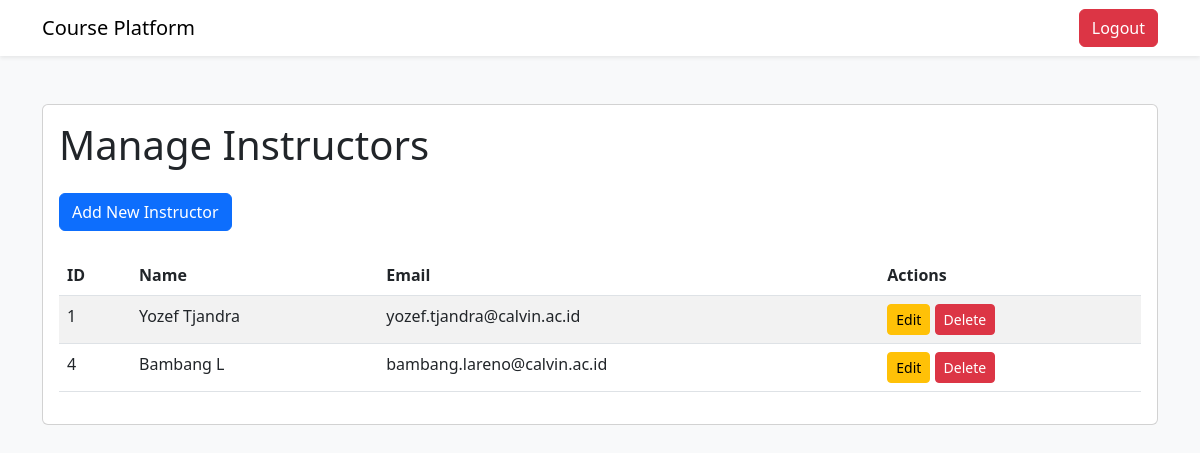
/admin/manage-instructors (signed in), run on an earlier commit of the app's database.
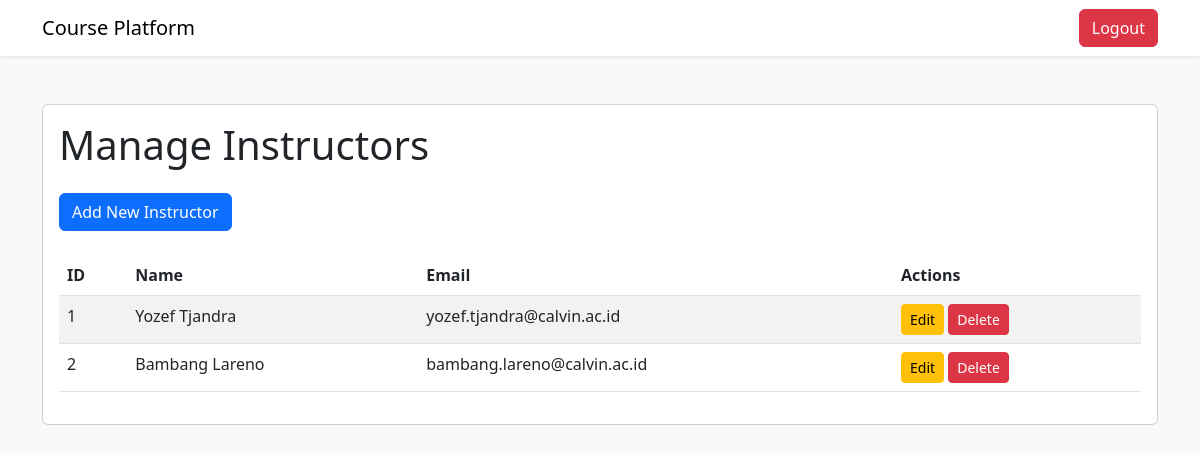
And on a later commit of the database.
### tables this page shows
CREATE TABLE instruktur (
                id_instruktur INTEGER PRIMARY KEY AUTOINCREMENT,
                nama_instruktur TEXT NOT NULL,
                email TEXT NOT NULL,
                password TEXT NOT NULL
            );

### features/auth.py (the view)
    def manage_instructors(self):
        if not session.get('email') and session.get('role') != 'admin':
            return redirect('/login_admin')
        instructors = query_db('SELECT * FROM instruktur')
        return render_template('manage_instructor_page.html', instructors=instructors)

### database.py (called while the page is built)
def get_db():
    db = getattr(g, '_database', None)
    if db is None:
        db = g._database = sqlite3.connect(DATABASE)
        db.row_factory = sqlite3.Row
    return db

def query_db(query, args=(), one=False):
    cur = get_db().execute(query, args)
    rv = cur.fetchall()
    cur.close()
    get_db().commit()
    return (rv[0] if rv else None) if one else rv

### templates/manage_instructor_page.html (shortened to what this page needs)
<!DOCTYPE html>
<html lang="en">
<head>
    <link href="https://cdn.jsdelivr.net/npm/bootstrap@5.3.0/dist/css/bootstrap.min.css" rel="stylesheet">
</head>
<body class="bg-light">
    <nav class="navbar navbar-expand-lg navbar-light bg-white shadow-sm">
        <div class="container">
            <a class="navbar-brand" href="/admin">Course Platform</a>
            <div class="d-flex">
                <a href="/logout" class="btn btn-danger">Logout</a>
            </div>
        </div>
    </nav>
    <div class="container py-5">
        <div class="card">
            <div class="card-body">
                <h1 class="card-title mb-4">Manage Instructors</h1>
                <div class="mb-4">
                    <a href="/admin/add-instructor" class="btn btn-primary">Add New Instructor</a>
                </div>
                <table class="table table-striped">
                    <thead>
                        <tr>
                            <th>ID</th>
                            <th>Name</th>
                            <th>Email</th>
                            <th>Actions</th>
                        </tr>
                    </thead>
                    <tbody>
                        {% for instructor in instructors %}
                        <tr>
                            <td>{{ instructor.id_instruktur }}</td>
                            <td>{{ instructor.nama_instruktur }}</td>
                            <td>{{ instructor.email }}</td>
                            <td>
                                <a href="/admin/edit-instructor/{{ instructor.id_instruktur }}"
                                    class="btn btn-sm btn-warning">Edit</a>
                                <a href="/admin/delete-instructor/{{ instructor.id_instruktur }}"
                                    class="btn btn-sm btn-danger">Delete</a>
                            </td>
                        </tr>
                        {% endfor %}
                    </tbody>
                </table>
            </div>
        </div>
    </div>
</body>
</html>

What changed in the data, as far as the page shows it:
removed instruktur: id_instruktur "4", nama_instruktur "Bambang L", email "bambang.lareno@calvin.ac.id"
added instruktur: id_instruktur "2", nama_instruktur "Bambang Lareno", email "bambang.lareno@calvin.ac.id"
